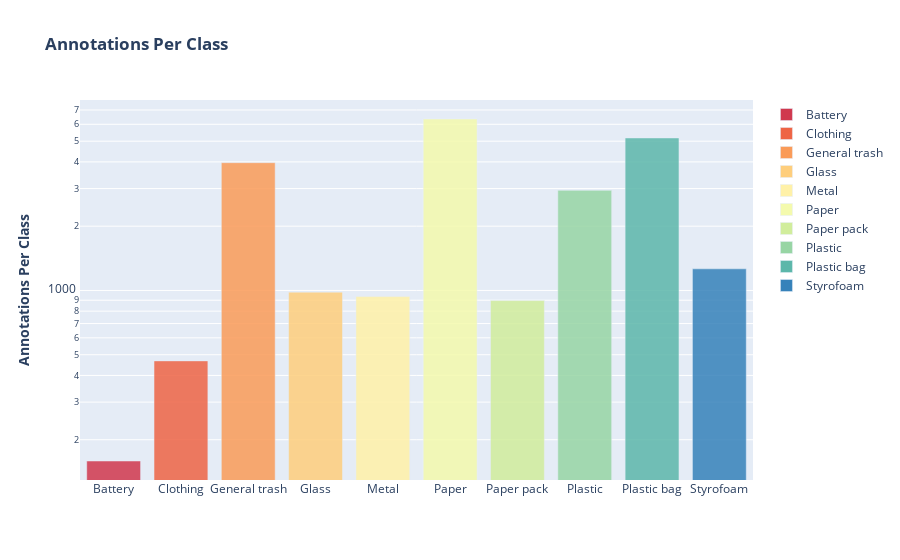

Source (notebook cell):
### Markdown cell above
## 2-3. Annotations Per Class

### Code cell
# 각 Class 당 몇 개의 Annotation, 즉 bbox가 있는지, 그 분포를 나타낸 결과입니다.
fig = px.bar(train_df.class_name.value_counts().sort_index(), 
             color=train_df.class_name.value_counts().sort_index().index, opacity=0.85,
             color_discrete_sequence=LABEL_COLORS, log_y=True,
             labels={"y":"Annotations Per Class", "x":""},
             title="<b>Annotations Per Class</b>",)
fig.update_layout(legend_title=None,
                  xaxis_title="",
                  yaxis_title="<b>Annotations Per Class</b>")

fig.show()

### Figure 1 — Plotly figure (JSON) as saved in the notebook; plotly's stock layout.template omitted (floating-point values rounded to 4 significant figures)
{"data": [{"alignmentgroup": "True", "hovertemplate": "color=Battery<br>class_name=%{x}<br>value=%{y}<extra></extra>", "legendgroup": "Battery", "marker": {"color": "rgb(208, 56, 78)", "opacity": 0.85, "pattern": {"shape": ""}}, "name": "Battery", "offsetgroup": "Battery", "orientation": "v", "showlegend": true, "textposition": "auto", "type": "bar", "x": ["Battery"], "xaxis": "x", "y": [159], "yaxis": "y"}, {"alignmentgroup": "True", "hovertemplate": "color=Clothing<br>class_name=%{x}<br>value=%{y}<extra></extra>", "legendgroup": "Clothing", "marker": {"color": "rgb(238, 100, 69)", "opacity": 0.85, "pattern": {"shape": ""}}, "name": "Clothing", "offsetgroup": "Clothing", "orientation": "v", "showlegend": true, "textposition": "auto", "type": "bar", "x": ["Clothing"], "xaxis": "x", "y": [468], "yaxis": "y"}, {"alignmentgroup": "True", "hovertemplate": "color=General trash<br>class_name=%{x}<br>value=%{y}<extra></extra>", "legendgroup": "General trash", "marker": {"color": "rgb(250, 155, 88)", "opacity": 0.85, "pattern": {"shape": ""}}, "name": "General trash", "offsetgroup": "General trash", "orientation": "v", "showlegend": true, "textposition": "auto", "type": "bar", "x": ["General trash"], "xaxis": "x", "y": [3966], "yaxis": "y"}, {"alignmentgroup": "True", "hovertemplate": "color=Glass<br>class_name=%{x}<br>value=%{y}<extra></extra>", "legendgroup": "Glass", "marker": {"color": "rgb(254, 206, 124)", "opacity": 0.85, "pattern": {"shape": ""}}, "name": "Glass", "offsetgroup": "Glass", "orientation": "v", "showlegend": true, "textposition": "auto", "type": "bar", "x": ["Glass"], "xaxis": "x", "y": [982], "yaxis": "y"}, {"alignmentgroup": "True", "hovertemplate": "color=Metal<br>class_name=%{x}<br>value=%{y}<extra></extra>", "legendgroup": "Metal", "marker": {"color": "rgb(255, 241, 168)", "opacity": 0.85, "pattern": {"shape": ""}}, "name": "Metal", "offsetgroup": "Metal", "orientation": "v", "showlegend": true, "textposition": "auto", "type": "bar", "x": ["Metal"], "xaxis": "x", "y": [936], "yaxis": "y"}, {"alignmentgroup": "True", "hovertemplate": "color=Paper<br>class_name=%{x}<br>value=%{y}<extra></extra>", "legendgroup": "Paper", "marker": {"color": "rgb(244, 250, 173)", "opacity": 0.85, "pattern": {"shape": ""}}, "name": "Paper", "offsetgroup": "Paper", "orientation": "v", "showlegend": true, "textposition": "auto", "type": "bar", "x": ["Paper"], "xaxis": "x", "y": [6352], "yaxis": "y"}, {"alignmentgroup": "True", "hovertemplate": "color=Paper pack<br>class_name=%{x}<br>value=%{y}<extra></extra>", "legendgroup": "Paper pack", "marker": {"color": "rgb(209, 237, 156)", "opacity": 0.85, "pattern": {"shape": ""}}, "name": "Paper pack", "offsetgroup": "Paper pack", "orientation": "v", "showlegend": true, "textposition": "auto", "type": "bar", "x": ["Paper pack"], "xaxis": "x", "y": [897], "yaxis": "y"}, {"alignmentgroup": "True", "hovertemplate": "color=Plastic<br>class_name=%{x}<br>value=%{y}<extra></extra>", "legendgroup": "Plastic", "marker": {"color": "rgb(151, 213, 164)", "opacity": 0.85, "pattern": {"shape": ""}}, "name": "Plastic", "offsetgroup": "Plastic", "orientation": "v", "showlegend": true, "textposition": "auto", "type": "bar", "x": ["Plastic"], "xaxis": "x", "y": [2943], "yaxis": "y"}, {"alignmentgroup": "True", "hovertemplate": "color=Plastic bag<br>class_name=%{x}<br>value=%{y}<extra></extra>", "legendgroup": "Plastic bag", "marker": {"color": "rgb(92, 183, 170)", "opacity": 0.85, "pattern": {"shape": ""}}, "name": "Plastic bag", "offsetgroup": "Plastic bag", "orientation": "v", "showlegend": true, "textposition": "auto", "type": "bar", "x": ["Plastic bag"], "xaxis": "x", "y": [5178], "yaxis": "y"}, {"alignmentgroup": "True", "hovertemplate": "color=Styrofoam<br>class_name=%{x}<br>value=%{y}<extra></extra>", "legendgroup": "Styrofoam", "marker": {"color": "rgb(54, 130, 186)", "opacity": 0.85, "pattern": {"shape": ""}}, "name": "Styrofoam", "offsetgroup": "Styrofoam", "orientation": "v", "showlegend": true, "textposition": "auto", "type": "bar", "x": ["Styrofoam"], "xaxis": "x", "y": [1263], "yaxis": "y"}], "layout": {"barmode": "relative", "legend": {"title": {}, "tracegroupgap": 0}, "title": {"text": "<b>Annotations Per Class</b>"}, "xaxis": {"anchor": "y", "domain": [0, 1], "title": {"text": ""}}, "yaxis": {"anchor": "x", "domain": [0, 1], "title": {"text": "<b>Annotations Per Class</b>"}, "type": "log"}}}
